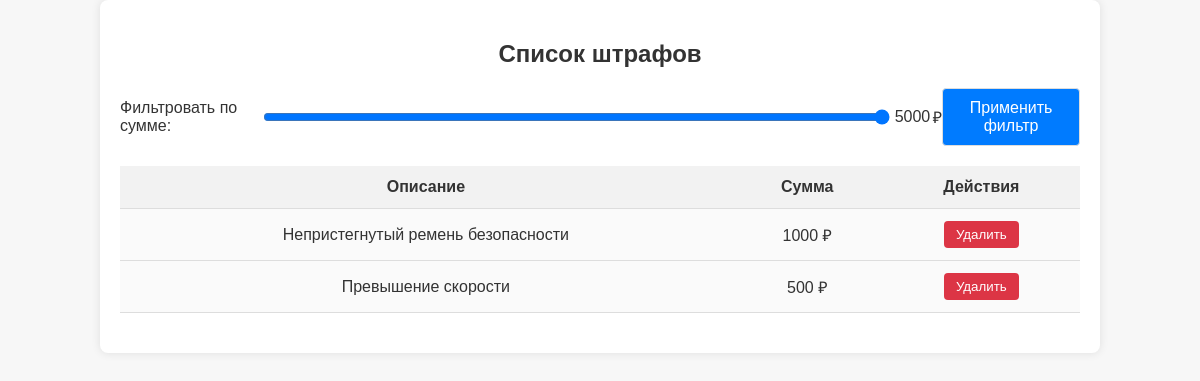
Page /fines on the committed database.
### app/models.py (models this page shows)
class Fine(db.Model):
    __tablename__ = 'Fines'
    fine_id = db.Column(db.Integer, primary_key=True, autoincrement=True)
    trip_id = db.Column(db.Integer, db.ForeignKey('Trips.trip_id'), nullable=False)
    amount = db.Column(db.Integer, nullable=False)
    description = db.Column(db.Text, nullable=False)

### app/routes.py (the view)
@app.route('/fines', methods=['GET'])
def fines():
    query = Fine.query
    amount_filter = request.args.get('amount_filter', type=int, default=5000)  # По умолчанию 5000
    if amount_filter is not None:
        query = query.filter(Fine.amount <= amount_filter)  # Показываем штрафы с суммой <= выбранной
    page = request.args.get('page', 1, type=int)
    per_page = 15
    fines_paginated = query.paginate(page=page, per_page=per_page)
    return render_template('fines.html', fines=fines_paginated, amount_filter=amount_filter)

### app/routes.py (called while the page is built)
@app.before_request
def before_request():
    if request.method == "POST" and "_method" in request.form:
        request.method = request.form["_method"].upper()

### app/templates/fines.html (shortened to what this page needs)
<!DOCTYPE html>
<html lang="ru">
<head>
</head>
<body>
<div class="container">
    <h2>Список штрафов</h2>
    <form class="filter-form" method="GET" action="/fines">
        <label for="amount_filter">Фильтровать по сумме:</label>
        <input type="range" id="amount_filter" name="amount_filter" min="0" max="5000" value="{{ amount_filter }}" step="100" oninput="document.getElementById('amount_value').textContent = this.value">
        <span class="value" id="amount_value">{{ amount_filter }}</span> ₽
        <button type="submit">Применить фильтр</button>
    </form>
    <table>
        <thead>
            <tr>
                <th>Описание</th>
                <th>Сумма</th>
                <th>Действия</th>
            </tr>
        </thead>
        <tbody>
            {% for fine in fines.items %}
                <tr>
                    <td>{{ fine.description }}</td>
                    <td>{{ fine.amount }} ₽</td>
                    <td class="actions">
                        <form method="POST" action="{{ url_for('delete_fine', fine_id=fine.fine_id) }}">
                            <button type="submit">Удалить</button>
                        </form>
                    </td>
                </tr>
            {% endfor %}
        </tbody>
    </table>
</div>
</body>
</html>

### app/templates/fines.html (style rules this page uses)
body { font-family: Arial, sans-serif; background-color: #f7f7f7; color: #333; margin: 0; padding: 0; }
h2 { text-align: center; margin-top: 20px; }
.container { width: 80%; margin: 0 auto; background-color: #fff; padding: 20px; border-radius: 8px; box-shadow: 0 0 10px rgba(0, 0, 0, 0.1); }
.filter-form { display: flex; justify-content: space-between; align-items: center; margin-bottom: 20px; }
.filter-form label { font-size: 16px; }
.filter-form input[type="range"] { width: 80%; }
.filter-form .value { width: 50px; text-align: center; font-size: 16px; }
.filter-form button { padding: 10px; font-size: 16px; border: 1px solid #ddd; border-radius: 4px; background-color: #007bff; color: white; cursor: pointer; }
table { width: 100%; border-collapse: collapse; margin-top: 20px; }
table th, table td { padding: 12px; text-align: center; border-bottom: 1px solid #ddd; }
table th { background-color: #f2f2f2; color: #333; }
table td { background-color: #fafafa; }
.actions { display: flex; justify-content: center; }
.actions button { padding: 6px 12px; background-color: #dc3545; color: white; border: none; border-radius: 4px; cursor: pointer; }

### rows in the picture
Fine: description "Непристегнутый ремень безопасности", amount "1000"
Fine: description "Превышение скорости", amount "500"

### other values in the picture
{{ amount_filter }} "5000"
